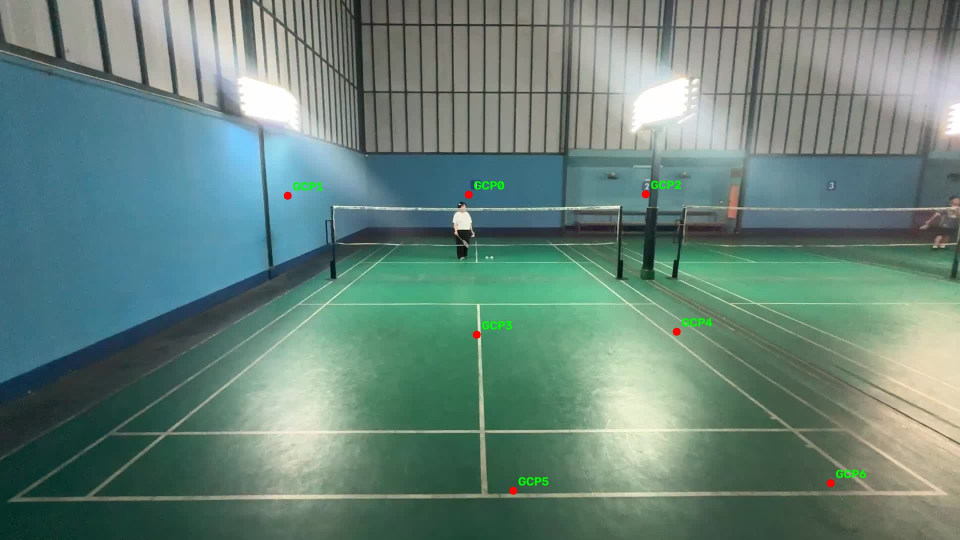
#> input picture back_calib_check.jpg, 1920 x 1080 px (shown at 1/2 size)
$ python matching.py . .
#> lines starting #> are read from the running program, lines starting #| are printed output that depends on the picture; after the words box and inside, x2 and y2 are one past the last pixel; in counts of white or black regions, pixels touching at a corner belong together
#> in extract_trajectory, frame is the input picture: shape (1080, 1920, 3); mean B, G, R 121.8, 131.3, 104
import os
import glob
import json
import cv2
import numpy as np
from dataclasses import dataclass
from typing import List, Optional, Tuple

# ----------------------------------------------------------------------------
# 1. Advanced Shuttlecock Contour & Motion Extraction (unchanged)
# ----------------------------------------------------------------------------

@dataclass
class FrameSignal:
    frame_idx: int
    shuttle_x: Optional[float] = None
    shuttle_y: Optional[float] = None
    score: float = 0.0

def detect_shuttle_in_frame(
    frame: np.ndarray,
    prev_frame: Optional[np.ndarray],
    last_known_pos: Optional[Tuple[float, float]] = None
) -> Tuple[Optional[float], Optional[float], float]:

    gray = cv2.cvtColor(frame, cv2.COLOR_BGR2GRAY)
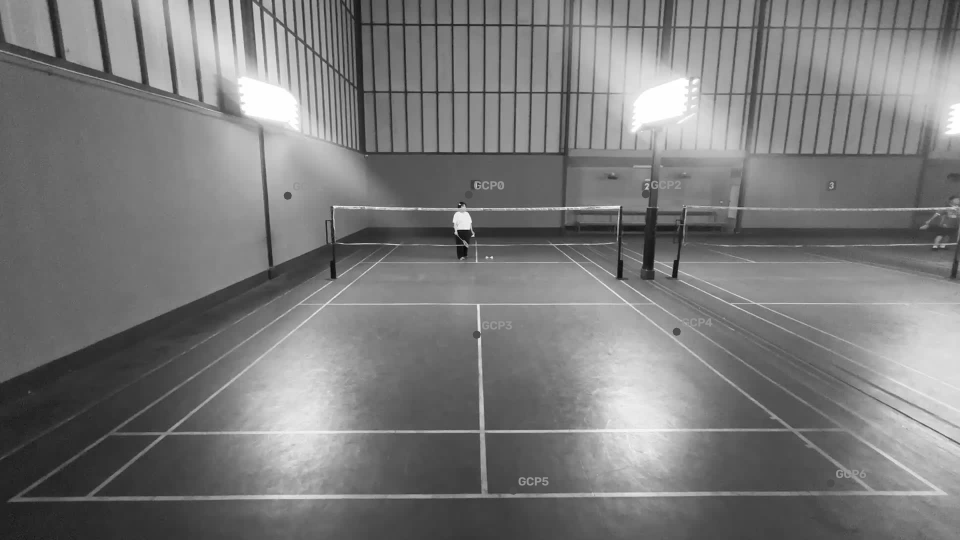
#> gray: shape (1080, 1920) (shown at 1/2 size); min 1, max 255, mean 122.1

    # Top-Hat Filter
    kernel_tophat = cv2.getStructuringElement(cv2.MORPH_ELLIPSE, (9, 9))
    tophat = cv2.morphologyEx(gray, cv2.MORPH_TOPHAT, kernel_tophat)
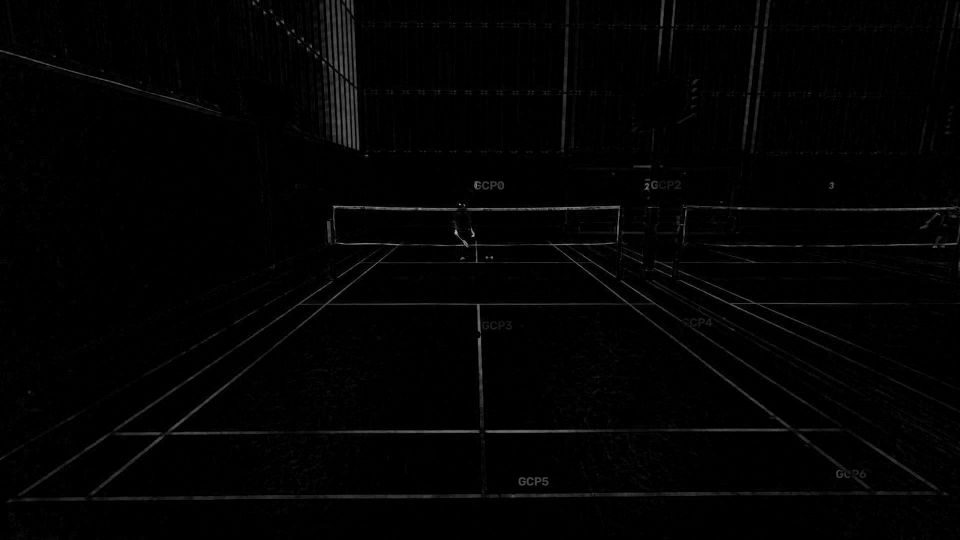
#> tophat: shape (1080, 1920) (shown at 1/2 size); min 0, max 215, mean 2.8
    _, bright_mask = cv2.threshold(tophat, 30, 255, cv2.THRESH_BINARY)
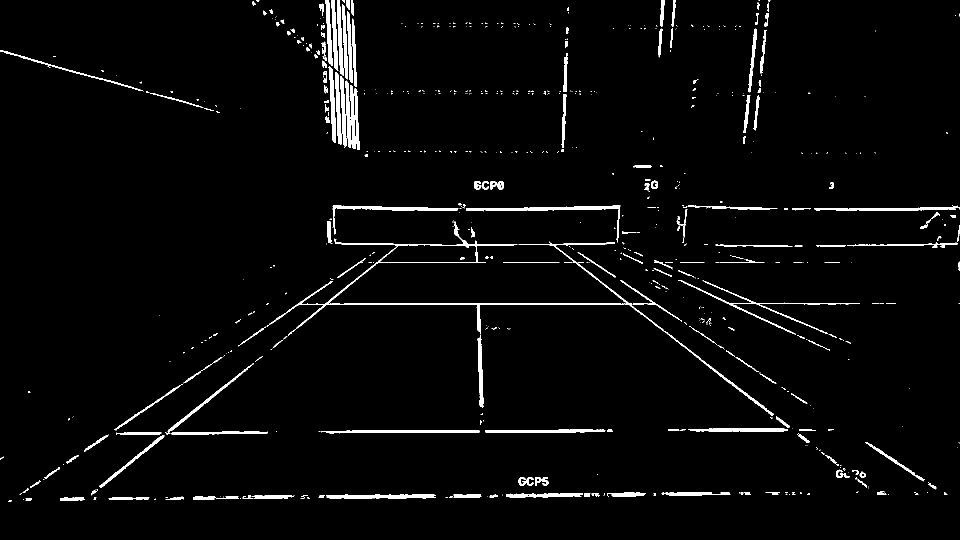
#> bright_mask: shape (1080, 1920) (shown at 1/2 size); 2.8% white; 682 white regions (478 under 20 px), largest, box (x1, y1, x2, y2) and area: (534, 443, 1548, 832) 6774, (932, 411, 1241, 485) 1964, (1356, 560, 1720, 669) 1882

    # Motion Mask
    if prev_frame is not None:
        prev_gray = cv2.cvtColor(prev_frame, cv2.COLOR_BGR2GRAY)
        diff = cv2.absdiff(gray, prev_gray)
        _, motion_mask = cv2.threshold(diff, 12, 255, cv2.THRESH_BINARY)
        motion_mask = cv2.dilate(
            motion_mask,
            np.ones((3, 3), np.uint8),
            iterations=1
        )
        candidate_mask = cv2.bitwise_and(bright_mask, motion_mask)
    else:
        candidate_mask = bright_mask

    kernel_clean = cv2.getStructuringElement(cv2.MORPH_ELLIPSE, (3, 3))
    candidate_mask = cv2.morphologyEx(
        candidate_mask,
        cv2.MORPH_OPEN,
        kernel_clean
    )
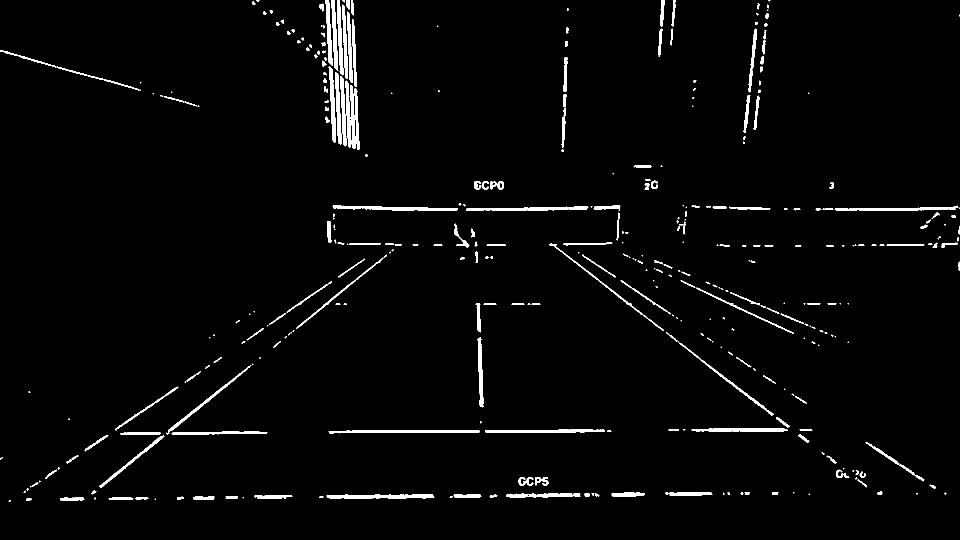
#> candidate_mask: shape (1080, 1920) (shown at 1/2 size); 2.4% white; 377 white regions (139 under 20 px)

    contours, _ = cv2.findContours(
        candidate_mask,
        cv2.RETR_EXTERNAL,
        cv2.CHAIN_APPROX_SIMPLE
    )
#> contours = 377 contours, 183 with area under 20; largest, box (x1, y1, x2, y2) and area: (657, 860, 959, 867) 1304, (653, 989, 869, 997) 1264, (665, 411, 916, 422) 1198, (932, 413, 1177, 422) 1134, (970, 859, 1210, 866) 1104

    best_candidate = None
    max_score = -1.0

    for cnt in contours:
        area = cv2.contourArea(cnt)

        if 4 <= area <= 350:
            x, y, w, h = cv2.boundingRect(cnt)
            aspect_ratio = float(w) / h if h > 0 else 0

            if 0.25 <= aspect_ratio <= 2.5:
                M = cv2.moments(cnt)

                if M["m00"] == 0:
                    continue

                cx = M["m10"] / M["m00"]
                cy = M["m01"] / M["m00"]

                score = area * (
                    1.0 / (abs(1.0 - aspect_ratio) + 0.5)
                )

                if last_known_pos is not None:
                    dist = np.sqrt(
                        (cx - last_known_pos[0])**2 +
                        (cy - last_known_pos[1])**2
                    )

                    if dist > 80:
                        continue

                    score += max(0, (80 - dist))

                if score > max_score:
                    max_score = score
                    best_candidate = (cx, cy, score)
#> this loop made 377 passes
#> (area, x, y, w, h, aspect_ratio, cx, cy) on passes 3, 9, 36, 41, 43, 44, 46, 62: (36, 52, 997, 12, 5, 2.4, 56.84, 998.8), (50, 354, 993, 14, 7, 2, 359.8, 996), (34, 183, 980, 10, 9, 1.11, 187.2, 984.1), (46.5, 1715, 959, 19, 16, 1.19, 1725.1, 966.4), (99, 1084, 954, 13, 17, 0.765, 1090.1, 962), (124, 1070, 954, 13, 17, 0.765, 1074.9, 960.2), (105.5, 1037, 954, 15, 17, 0.882, 1043.4, 962.4), (292.5, 1731, 884, 68, 46, 1.48, 1767.5, 907.8)
#> (area, x, y, w, h, aspect_ratio, cx, cy) on passes 11, 15, 19, 29, 30, 34: (20.5, 638, 992, 9, 4, 2.25, 642.2, 993.6), (41.5, 979, 989, 16, 7, 2.29, 985.8, 991.8), (48.5, 1168, 987, 12, 6, 2, 1173.9, 989.4), (54.5, 1544, 984, 13, 6, 2.17, 1549.7, 986.5), (39, 1489, 984, 11, 6, 1.83, 1494, 986.3), (38, 1754, 983, 11, 6, 1.83, 1759.4, 985.8)

    if best_candidate:
        return best_candidate

    return None, None, 0.0


def extract_trajectory(folder_path: str):
    image_paths = sorted([
        p for p in glob.glob(os.path.join(folder_path, "*"))
        if p.lower().endswith(('.jpg', '.jpeg', '.png', '.JPG', '.PNG'))
    ])

    if not image_paths:
        raise FileNotFoundError(
            f"No image files found in: {folder_path}"
        )

    filenames = [os.path.basename(p) for p in image_paths]

    signals = []
    prev_frame = None
    last_pos = None

    for idx, img_path in enumerate(image_paths):
        frame = cv2.imread(img_path)

        if frame is None:
            continue

        x, y, score = detect_shuttle_in_frame(
            frame,
            prev_frame,
            last_known_pos=last_pos
        )

        if x is not None and y is not None:
            last_pos = (x, y)

        signals.append(
            FrameSignal(
                frame_idx=idx,
                shuttle_x=x,
                shuttle_y=y,
                score=score
            )
        )

        prev_frame = frame
#> pass 2 of the loop in extract_trajectory, `for idx, img_path in enumerate(image_paths):`:
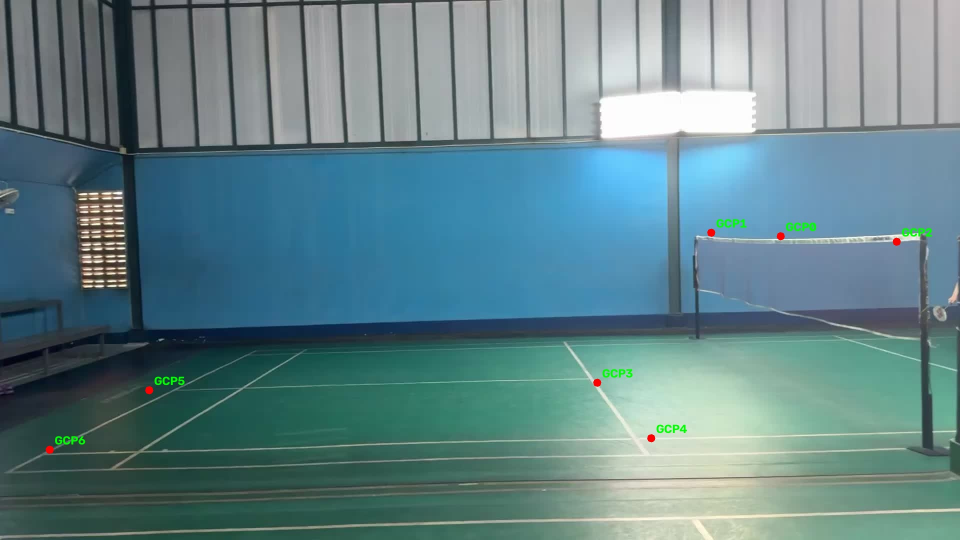
#> input picture side_calib_check.jpg, 1920 x 1080 px (shown at 1/2 size)
#> in extract_trajectory, frame is the input picture: shape (1080, 1920, 3); mean B, G, R 136.6, 131.5, 99.1
#> in detect_shuttle_in_frame (call 2), `_, bright_mask = cv2.threshold(tophat, 30, 255, cv2.THRESH_BINARY)`:
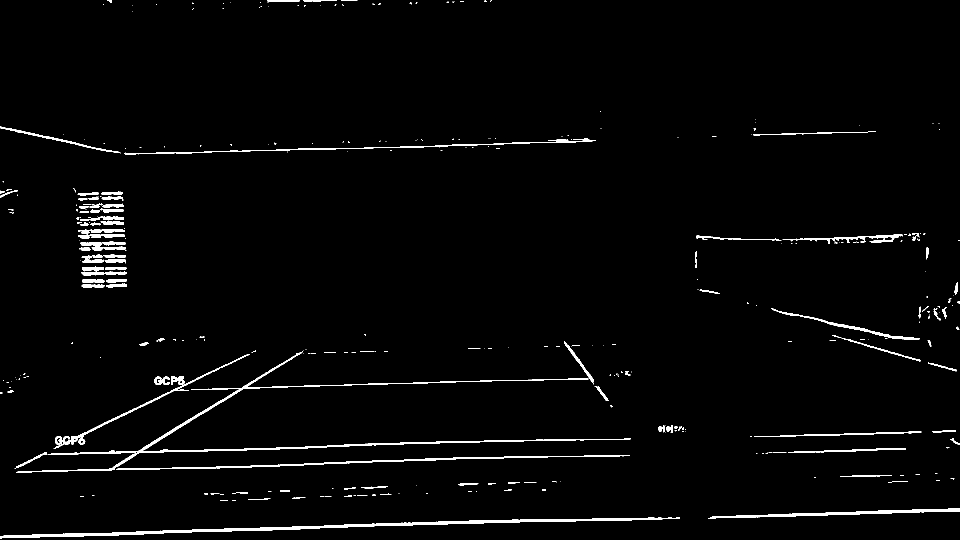
#> bright_mask: shape (1080, 1920) (shown at 1/2 size); 2.1% white; 350 white regions (238 under 20 px), largest, box (x1, y1, x2, y2) and area: (32, 703, 1262, 945) 7418, (0, 1035, 1360, 1078) 7086, (232, 911, 1260, 940) 2920
#> in detect_shuttle_in_frame (call 2), `candidate_mask = cv2.morphologyEx( candidate_mask, cv2.MORPH_OPEN, ker..`:
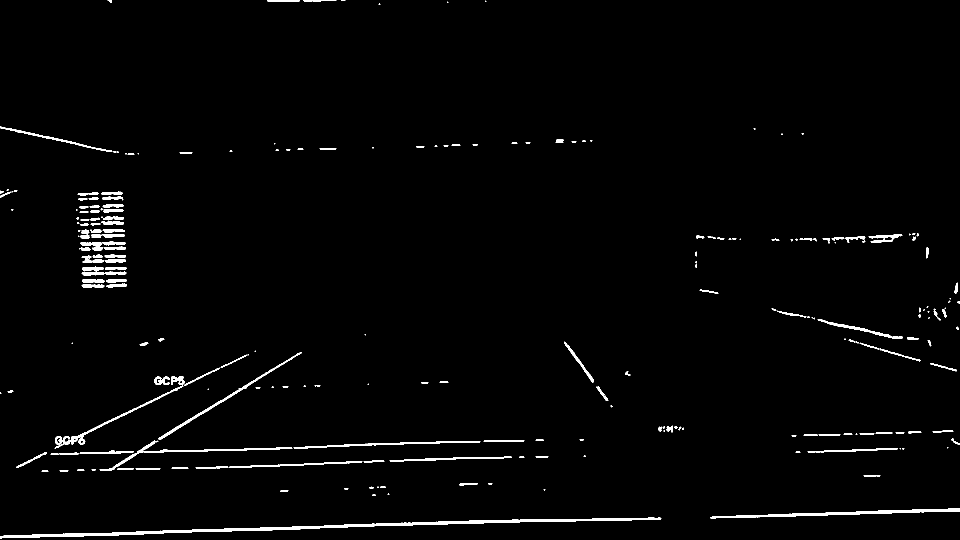
#> candidate_mask: shape (1080, 1920) (shown at 1/2 size); 1.8% white; 229 white regions (68 under 20 px), largest, box (x1, y1, x2, y2) and area: (0, 1035, 1323, 1078) 7024, (1420, 1017, 1920, 1037) 2583, (199, 881, 585, 941) 1578
#> the loop in detect_shuttle_in_frame (call 2), `for cnt in contours:` made 229 passes
#> cnt on passes 33, 35: [[1800, 896], [1799, 897], [1800, 898], [1801, 897]], [[1895, 894], [1894, 895], [1895, 896], [1896, 895]]
#> pass 2 of the loop in extract_trajectory, `for idx, img_path in enumerate(image_paths):`:

    return signals, filenames


# ----------------------------------------------------------------------------
# 2. Kinetics & Strict 1-to-1 Matching (uses x AND y now; alignment rewritten)
# ----------------------------------------------------------------------------

def _normalize(arr: np.ndarray) -> np.ndarray:
    return (arr - np.mean(arr)) / (np.std(arr) + 1e-6)


def extract_kinetics(signals: List[FrameSignal]) -> np.ndarray:
    n = len(signals)

    def fill(values: np.ndarray) -> np.ndarray:
        nans = np.isnan(values)
        if nans.all():
            return np.zeros(n)
        idxs = np.arange(n)
        values = values.copy()
        values[nans] = np.interp(idxs[nans], idxs[~nans], values[~nans])
        return values

    y_vals = fill(np.array(
        [s.shuttle_y if s.shuttle_y is not None else np.nan for s in signals],
        dtype=float
    ))
    x_vals = fill(np.array(
        [s.shuttle_x if s.shuttle_x is not None else np.nan for s in signals],
        dtype=float
    ))

    y_norm = _normalize(y_vals)
    x_norm = _normalize(x_vals)

    y_vel = np.gradient(y_vals)
    x_vel = np.gradient(x_vals)
    v_norm = _normalize(np.sqrt(y_vel**2 + x_vel**2))

    y_acc = np.gradient(y_vel)
    x_acc = np.gradient(x_vel)
    a_norm = _normalize(np.sqrt(y_acc**2 + x_acc**2))

    # NOTE: x is included because two different camera angles usually see the
    # shuttlecock's *horizontal* motion very differently (this is what makes
    # them distinct angles), but the vertical rise/fall of a rally shot and
    # its speed/acceleration profile are largely angle-invariant. Keeping
    # both x and y (rather than y alone) gives the aligner more real signal
    # per frame, mostly through the velocity/acceleration magnitudes.
    return np.column_stack((y_norm, x_norm, v_norm, a_norm))


# Manual-click sync can be off by at most a couple of reaction-time frames.
# We only ever search this many candidate starting offsets, right at the
# beginning of the clips -- never across the whole video.
MAX_START_LAG = 7


def align_shorter_base(
    kin_a: np.ndarray,
    kin_b: np.ndarray
) -> Tuple[List[Tuple[int, int]], int, str, float]:
    """
    Synchronize both views assuming they started together (same "1, 2,
    click" count), give or take a few frames of manual-trigger reaction lag.

    Rather than sliding the shorter clip across the *entire* longer clip
    (which risks locking onto a coincidentally-similar moment mid-rally),
    we only test a small number of candidate starting offsets right at the
    beginning -- MAX_START_LAG frames -- and pick whichever gives the
    closest kinetic match. Once that start is chosen, every frame of the
    shorter video is paired 1-to-1 with one consecutive frame of the longer
    video, and any leftover frames at the tail of the longer video are
    ignored.
    """
    len_a, len_b = len(kin_a), len(kin_b)

    if len_a == 0 or len_b == 0:
        return [], 0, "none", 0.0

    if len_a <= len_b:
        short, long = kin_a, kin_b
        short_is_a = True
        short_name = "folder_a"
    else:
        short, long = kin_b, kin_a
        short_is_a = False
        short_name = "folder_b"

    n_short = len(short)
    n_long = len(long)
    max_start = n_long - n_short

    # Only look at the first MAX_START_LAG possible starting positions
    # (or fewer, if the clips are close enough in length that fewer exist).
    search_limit = min(max_start, MAX_START_LAG)

    weights = np.array([0.15, 0.05, 0.50, 0.30], dtype=float)
    scores = np.full(search_limit + 1, np.inf, dtype=float)

    for start_idx in range(search_limit + 1):
        window = long[start_idx:start_idx + n_short]
        diff = short - window

        weighted_sq = np.sum((diff ** 2) * weights, axis=1)
        frame_cost = np.sqrt(weighted_sq)

        frame_cost = np.sort(frame_cost)
        trim = int(len(frame_cost) * 0.10)

        if len(frame_cost) > 2 * trim and trim > 0:
            trimmed = frame_cost[trim:-trim]
        else:
            trimmed = frame_cost

        scores[start_idx] = (
            0.65 * float(np.median(trimmed))
            + 0.35 * float(np.mean(trimmed))
        )

    best_start = int(np.argmin(scores))
    best_score = float(scores[best_start])

    if len(scores) > 1:
        sorted_scores = np.sort(scores)
        second_score = float(sorted_scores[1])
        separation = max(0.0, (second_score - best_score) / (second_score + 1e-6))
        confidence = float(np.clip(separation * 5.0, 0.0, 1.0))
    else:
        confidence = 1.0

    pairs: List[Tuple[int, int]] = []
    for k in range(n_short):
        if short_is_a:
            pairs.append((k, best_start + k))
        else:
            pairs.append((best_start + k, k))

    # Offset is always expressed as: frame_a - frame_b, matching app.py.
    offset = pairs[0][0] - pairs[0][1] if pairs else 0

    print(
        f"[OK] Start-aligned synchronization: "
        f"{short_name} is shorter ({n_short} frames); "
        f"longer video has {n_long} frames"
    )
#| [OK] Start-aligned synchronization: folder_a is shorter (2 frames); longer video has 2 frames
    print(
        f"[OK] Searched start lag 0..{search_limit} frames; "
        f"best start={best_start} (offset A-B={offset:+d} frames), "
        f"confidence={confidence:.3f}"
    )
#| [OK] Searched start lag 0..0 frames; best start=0 (offset A-B=+0 frames), confidence=1.000
    print(
        f"[OK] Paired all {n_short} shorter-video frames; "
        f"ignored {n_long - n_short - best_start} leftover frames from the "
        f"longer video"
    )
#| [OK] Paired all 2 shorter-video frames; ignored 0 leftover frames from the longer video

    return pairs, offset, "start_aligned_small_lag_search", confidence
# ----------------------------------------------------------------------------
# 3. Main Matching Process
# ----------------------------------------------------------------------------

def match_badminton(folder_a: str, folder_b: str) -> dict:

    print(f"[1/3] Extracting shuttlecock trajectory from Folder A: {folder_a}")
    sig_a, files_a = extract_trajectory(folder_a)

    print(f"[2/3] Extracting shuttlecock trajectory from Folder B: {folder_b}")
    sig_b, files_b = extract_trajectory(folder_b)

    print(
        "[3/3] Synchronizing with the shorter video as the complete "
        "time base..."
    )

    kin_a = extract_kinetics(sig_a)
    kin_b = extract_kinetics(sig_b)

    path, offset, offset_method, offset_confidence = align_shorter_base(
        kin_a,
        kin_b,
    )

    matches = [
        {"file_a": files_a[i], "file_b": files_b[j]}
        for i, j in path
    ]

    return {
        "folder_a": folder_a,
        "folder_b": folder_b,
        "matches": matches,
        "offset": offset,
        "offset_method": offset_method,
        "offset_confidence": offset_confidence,
        "shorter_video": "folder_a" if len(files_a) <= len(files_b) else "folder_b",
        "longer_video": "folder_b" if len(files_a) <= len(files_b) else "folder_a",
        "shorter_frame_count": min(len(files_a), len(files_b)),
        "ignored_longer_frames": abs(len(files_a) - len(files_b)),
    }


if __name__ == "__main__":
    import argparse

    parser = argparse.ArgumentParser(
        description="Badminton shorter-video-base synchronization"
    )
    parser.add_argument("folder_a", help="Path to Folder A")
    parser.add_argument("folder_b", help="Path to Folder B")
    parser.add_argument(
        "--out",
        default=r"C:\Users\Tawan\matchPhoto\matched.json"
    )

    args = parser.parse_args()

    result = match_badminton(args.folder_a, args.folder_b)

    with open(args.out, "w", encoding="utf-8") as f:
        json.dump(result, f, ensure_ascii=False, indent=2)

    print(
        f"Matching results saved successfully to {args.out} "
        f"(total {len(result['matches'])} unique 1-to-1 pairs)"
    )
#| Matching results saved successfully to C:\Users\Tawan\matchPhoto\matched.json (total 2 unique 1-to-1 pairs)
